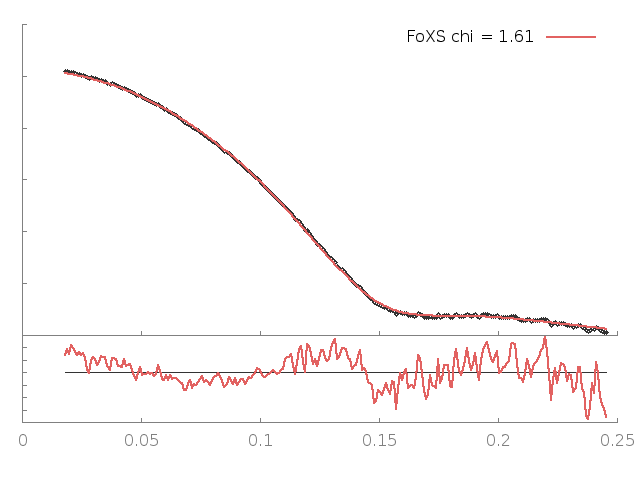

This figure's gnuplot source:
set terminal png enhanced; set output "23906h.B99990035_MSE_23906_merge2_q25.png";
set lmargin 2; set rmargin 2;set multiplot
set origin 0,0;set size 1,0.3; set tmargin 0; set bmargin 3;set ylabel '';set format y '';set xtics nomirror;set ytics nomirror; set border 3
set style line 11 lc rgb '#808080' lt 1;set border 3 back ls 11;f(x)=1
plot f(x) notitle lc rgb '#333333', '23906h.B99990035_MSE_23906_merge2_q25.dat' u 1:($2/$3) notitle w lines lw 2.5 lc rgb '#e26261'
set origin 0,0.3;set size 1,0.69; set bmargin 0; set tmargin 1;set xlabel ''; set format x ''; set ylabel '';
plot '23906h.B99990035_MSE_23906_merge2_q25.dat' u 1:2 thru log(y) notitle lc rgb '#333333' pt 6 ps 0.8, '23906h.B99990035_MSE_23906_merge2_q25.dat' u 1:3 thru log(y) t 'FoXS chi = 1.61' w lines lw 2.5 lc rgb '#e26261'
unset multiplot
reset
